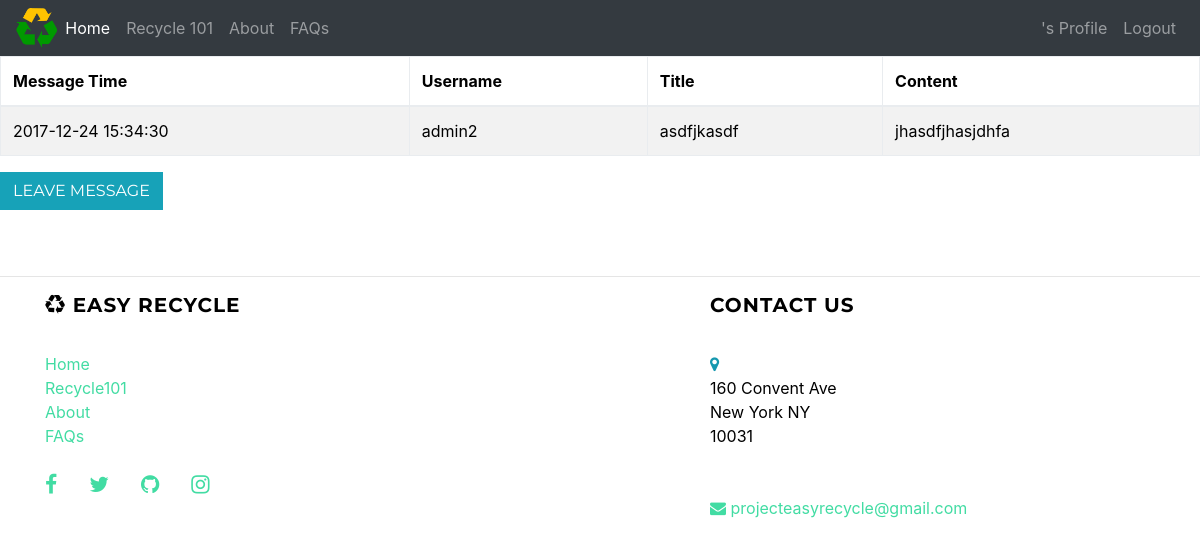
Screenshot of /feedback/ (signed in) with the database file from the repository.
### guestbook/models.py (models this page shows, shortened)
class Message(models.Model):
    username=models.CharField(max_length=256)
    title=models.CharField(max_length=512)
    content=models.TextField(max_length=256)
    publish=models.DateTimeField()

### guestbook/views.py (the view)
# urls.py: url(r'^feedback/',views.feedback,name='feedback'),
def feedback(request):
    messages = models.Message.objects.filter(username=request.user.username).values()
    return render(request, 'guestbook/feedback.html', {'messages' : messages})

### guestbook/templates/guestbook/feedback.html
{% extends "mainRecycleApp/header.html" %}
{% block body %}
<table class="table table-striped table-bordered table-hover table-condensed">
            <thead>
                <tr class="danger">
                    <th>Message Time</th>
                    <th>Username</th>
                    <th>Title</th>
                    <th>Content</th>
                </tr>
            </thead>
            <tbody>
                {% if messages %}
                    {% for message in messages %}
                        <tr class="{% cycle 'active' 'success' 'warning' 'info' %}">
                            <td>{{ message.publish|date:'Y-m-d H:i:s' }}</td>
                            <td>{{ message.username }}</td>
                            <td>{{ message.title }}</td>
                            <td>{{ message.content }}</td>
                        </tr>
                    {% endfor %}
                {% else %}
                    <tr>
                        <td colspan="4">No Data</td>
                    </tr>
                {% endif %}
            </tbody>
        </table>
        <a class="btn btn-xs btn-info" href="/guestbook/create/">Leave Message</a>
{% endblock body %}

### static/css/style.css (style rules this page uses)
body { background: #f5f5f5; }

### static/css/grayscale.css (style rules this page uses)
body { width: 100%; height: 100%; color: black; background-color: white; }
html { width: 100%; height: 100%; }
a { color: #42DCA3; -webkit-transition: all 0.2s ease-in-out; -moz-transition: all 0.2s ease-in-out; transition: all 0.2s ease-in-out; }
.btn { text-transform: uppercase; font-family: "Montserrat", "Helvetica Neue", Helvetica, Arial, sans-serif; font-weight: 400; -webkit-transition: all 0.3s ease-in-out; -moz-transition: all 0.3s ease-in-out; transition: all 0.3s ease-in-out; border-radius: 0; }
body { webkit-tap-highlight-color: rgba(255, 255, 255, 0.2); }

### rows the page displays
Message: publish "2017-12-24 15:34:30", username "admin2", title "asdfjkasdf", content "jhasdfjhasjdhfa"
